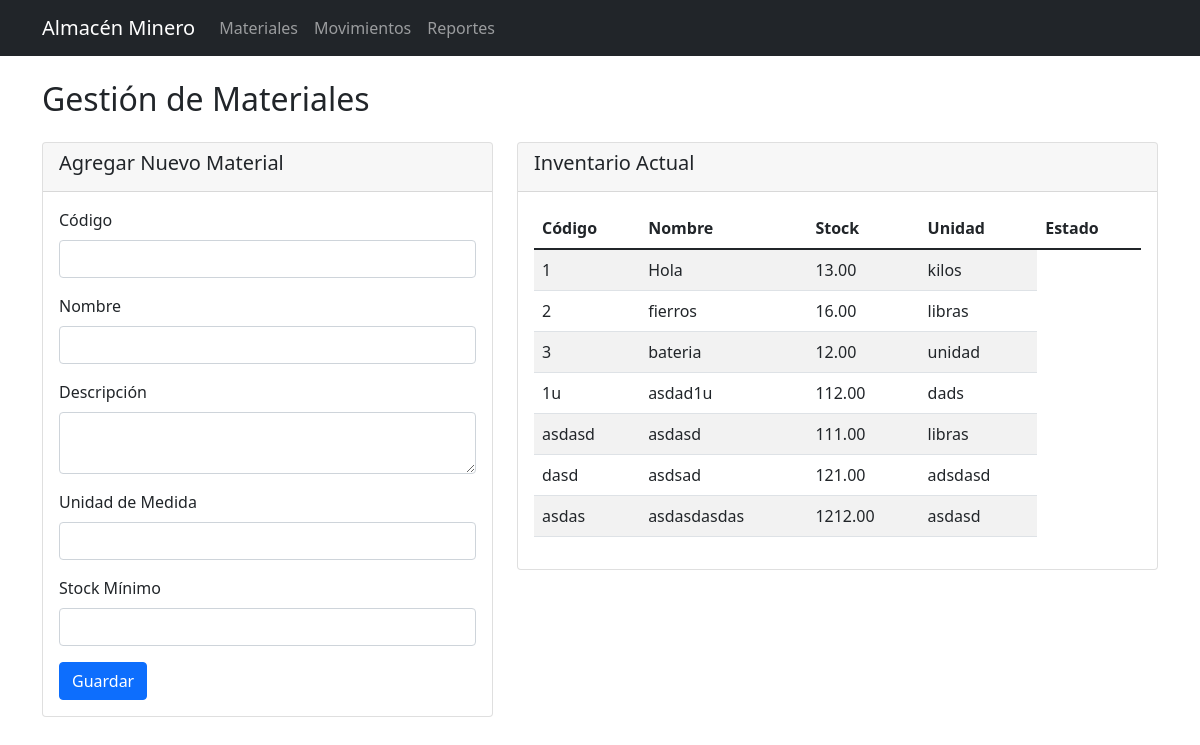
/materiales, run on the app's committed database.
### tables this page shows
CREATE TABLE Materiales (
    id_material INTEGER PRIMARY KEY AUTOINCREMENT,
    codigo TEXT UNIQUE NOT NULL,
    nombre TEXT NOT NULL,
    descripcion TEXT,
    unidad_medida TEXT NOT NULL,
    stock_actual REAL NOT NULL DEFAULT 0,
    stock_minimo REAL DEFAULT 0,
    fecha_creacion TEXT DEFAULT CURRENT_TIMESTAMP,
    activo INTEGER DEFAULT 1
);

### app.py (the view, shortened to what this page needs)
@app.route('/materiales', methods=['GET', 'POST'])
def materiales():
    db = get_db()
    materiales = query_db("SELECT * FROM VistaStock")
    return render_template('materiales.html', materiales=materiales)

### database.py (called while the page is built)
def get_db():
    db = getattr(g, "_database", None)
    if db is None:
        db = g._database = sqlite3.connect(DATABASE)
        db.row_factory = sqlite3.Row
    return db

def query_db(query, args=(), one=False):
    cur = get_db().execute(query, args)
    rv = cur.fetchall()
    cur.close()
    return (rv[0] if rv else None) if one else rv

### templates/materiales.html
{% extends "base.html" %}
{% block content %}
<h2>Gestión de Materiales</h2>
<div class="row mt-4">
    <div class="col-md-5">
        <div class="card">
            <div class="card-header">
                <h5>Agregar Nuevo Material</h5>
            </div>
            <div class="card-body">
                <form method="POST">
                    <div class="mb-3">
                        <label class="form-label">Código</label>
                        <input type="text" class="form-control" name="codigo" required>
                    </div>
                    <div class="mb-3">
                        <label class="form-label">Nombre</label>
                        <input type="text" class="form-control" name="nombre" required>
                    </div>
                    <div class="mb-3">
                        <label class="form-label">Descripción</label>
                        <textarea class="form-control" name="descripcion" rows="2"></textarea>
                    </div>
                    <div class="mb-3">
                        <label class="form-label">Unidad de Medida</label>
                        <input type="text" class="form-control" name="unidad_medida" required>
                    </div>
                    <div class="mb-3">
                        <label class="form-label">Stock Mínimo</label>
                        <input type="number" class="form-control" name="stock_minimo" required>
                    </div>
                    <button type="submit" class="btn btn-primary">Guardar</button>
                </form>
            </div>
        </div>
    </div>
    <div class="col-md-7">
        <div class="card">
            <div class="card-header">
                <h5>Inventario Actual</h5>
            </div>
            <div class="card-body">
                <div class="table-responsive">
                    <table class="table table-striped">
                        <thead>
                            <tr>
                                <th>Código</th>
                                <th>Nombre</th>
                                <th>Stock</th>
                                <th>Unidad</th>
                                <th>Estado</th>
                            </tr>
                        </thead>
                        <tbody>
                            {% for mat in materiales %}
                            <tr>
                                <td>{{ mat['codigo'] }}</td>
                                <td>{{ mat['nombre'] }}</td>
                                <td>{{ "%.2f"|format(mat['stock_minimo']+mat['stock_actual']) }}</td>
                                <td>{{ mat['unidad_medida'] }}</td>
                            </tr>
                            {% endfor %}
                        </tbody>
                    </table>
                </div>
            </div>
        </div>
    </div>
</div>
{% endblock %}

### data on the page
Materiales: codigo "1", nombre "Hola", mat['stock_minimo']+mat['stock_actual'] "13.00", unidad_medida "kilos"
Materiales: codigo "2", nombre "fierros", mat['stock_minimo']+mat['stock_actual'] "16.00", unidad_medida "libras"
Materiales: codigo "3", nombre "bateria", mat['stock_minimo']+mat['stock_actual'] "12.00", unidad_medida "unidad"
Materiales: codigo "1u", nombre "asdad1u", mat['stock_minimo']+mat['stock_actual'] "112.00", unidad_medida "dads"
Materiales: codigo "asdasd", nombre "asdasd", mat['stock_minimo']+mat['stock_actual'] "111.00", unidad_medida "libras"
Materiales: codigo "dasd", nombre "asdsad", mat['stock_minimo']+mat['stock_actual'] "121.00", unidad_medida "adsdasd"
Materiales: codigo "asdas", nombre "asdasdasdas", mat['stock_minimo']+mat['stock_actual'] "1212.00", unidad_medida "asdasd"
